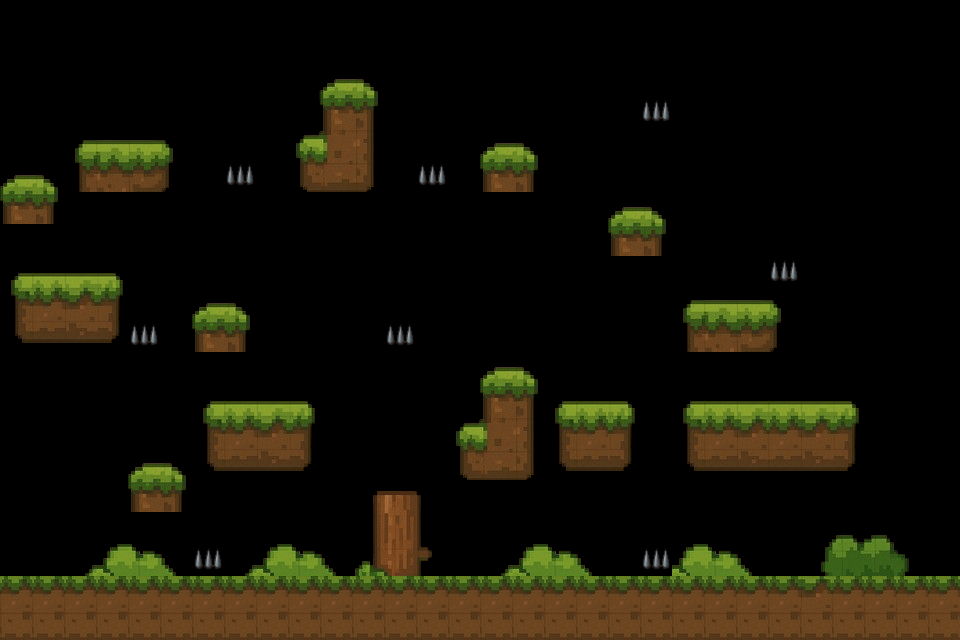

The image is a tile-based game level rendered from a .tmx file. Its description and complete source (layers, tilesets, objects, tile grids) follow:
An orthogonal 30x20 tile map with 32x32 px tiles, 1 tile layer (Tierranivel2), 3 tilesets and 9 objects.

<map version="1.10" tiledversion="1.11.2" orientation="orthogonal" renderorder="right-down" width="30" height="20" tilewidth="32" tileheight="32" infinite="0" nextlayerid="4" nextobjectid="53">
 <editorsettings>
  <export format="json" />
 </editorsettings>
 <tileset firstgid="1" name="objetos tierra" tilewidth="32" tileheight="32" tilecount="196" columns="14">
  <image source="../public/assets/tilesets/objetos tierra.png" width="448" height="448" />
 </tileset>
 <tileset firstgid="197" name="tilesetnivel2" tilewidth="32" tileheight="32" tilecount="196" columns="14">
  <image source="../public/assets/tilesets/objetos tierra.png" width="448" height="448" />
 </tileset>
 <tileset firstgid="393" name="pinchos" tilewidth="32" tileheight="32" tilecount="1" columns="1">
  <image source="../public/assets/tilesets/pinchos.png" width="32" height="32" />
 </tileset>
 <layer id="1" name="Tierranivel2" width="30" height="20">
  <data encoding="csv">
0,0,0,0,0,0,0,0,0,0,0,0,0,0,0,0,0,0,0,0,0,0,0,0,0,0,0,0,0,0,
0,0,0,0,0,0,0,0,0,0,0,0,0,0,0,0,0,0,0,0,0,0,0,0,0,0,0,0,0,0,
0,0,0,0,0,0,0,0,0,47,48,49,0,0,0,0,0,0,0,0,0,0,0,0,0,0,0,0,0,0,
0,0,0,0,0,0,0,0,0,61,62,63,0,0,0,0,0,0,0,0,393,0,0,0,0,0,0,0,0,0,
0,0,43,44,45,46,0,0,0,75,76,77,0,0,0,48,49,0,0,0,0,0,0,0,0,0,0,0,0,0,
48,49,57,58,59,60,0,393,0,89,90,91,0,393,0,62,63,0,0,0,0,0,0,0,0,0,0,0,0,0,
62,63,0,0,0,0,0,0,0,0,0,0,0,0,0,0,0,0,0,48,49,0,0,0,0,0,0,0,0,0,
0,0,0,0,0,0,0,0,0,0,0,0,0,0,0,0,0,0,0,62,63,0,0,0,0,0,0,0,0,0,
1,2,3,4,0,0,0,0,0,0,0,0,0,0,0,0,0,0,0,0,0,0,0,0,393,0,0,0,0,0,
15,16,17,18,0,0,48,49,0,0,0,0,0,0,0,0,0,0,0,0,0,43,44,45,46,0,0,0,0,201,
29,30,31,32,393,0,62,63,0,0,0,0,393,0,0,0,0,0,0,0,0,57,58,59,60,0,0,0,0,215,
0,0,0,0,0,0,0,0,0,0,0,0,0,0,0,48,49,0,0,0,0,0,0,0,0,0,0,0,0,229,
0,0,0,0,0,0,1,2,3,4,0,0,0,0,0,62,63,1,2,4,0,1,2,3,2,3,4,0,0,0,
0,0,0,0,0,0,15,16,17,18,0,0,0,0,75,76,77,15,16,18,0,15,16,17,16,17,18,0,0,0,
0,0,0,0,48,49,29,30,31,32,0,0,0,0,89,90,91,29,30,32,0,29,30,31,30,31,32,0,0,0,
0,0,0,0,62,63,0,0,0,0,0,96,97,98,0,0,0,0,0,0,0,0,0,0,0,0,0,0,0,0,
0,0,0,0,0,0,0,0,0,0,0,110,111,112,0,0,0,0,0,0,0,0,0,0,0,165,166,167,168,0,
0,0,67,68,69,70,393,67,68,69,70,124,125,126,0,67,68,69,70,0,393,68,69,70,0,179,180,181,182,0,
16,16,16,16,16,16,16,16,16,16,16,16,16,16,16,16,16,16,16,16,16,16,16,16,16,17,16,16,16,16,
128,128,128,128,128,128,128,128,128,128,128,128,128,128,128,128,128,128,128,128,128,128,128,128,128,128,128,128,128,128
</data>
 </layer>
 <objectgroup id="3" name="pinchos">
  <object id="38" x="774" y="264" width="20" height="16">
   <ellipse />
  </object>
  <object id="39" x="390" y="328" width="20" height="14">
   <ellipse />
  </object>
  <object id="43" x="423.276" y="168.008" width="20.2178" height="15.8415">
   <ellipse />
  </object>
  <object id="52" x="646.65" y="550.594" width="20.2178" height="15.8415">
   <ellipse />
  </object>
  <object id="48" x="646.056" y="103.254" width="20.2178" height="15.8415">
   <ellipse />
  </object>
  <object id="49" x="133.96" y="328.409" width="20.2178" height="15.8415">
   <ellipse />
  </object>
  <object id="50" x="229.607" y="168.008" width="20.2178" height="15.8415">
   <ellipse />
  </object>
  <object id="51" x="198.121" y="552.97" width="20.2178" height="15.8415">
   <ellipse />
  </object>
 </objectgroup>
 <objectgroup id="2" name="ColTierranivel2">
  <object id="3" x="377" y="493" width="40" height="83" />
 </objectgroup>
</map>
